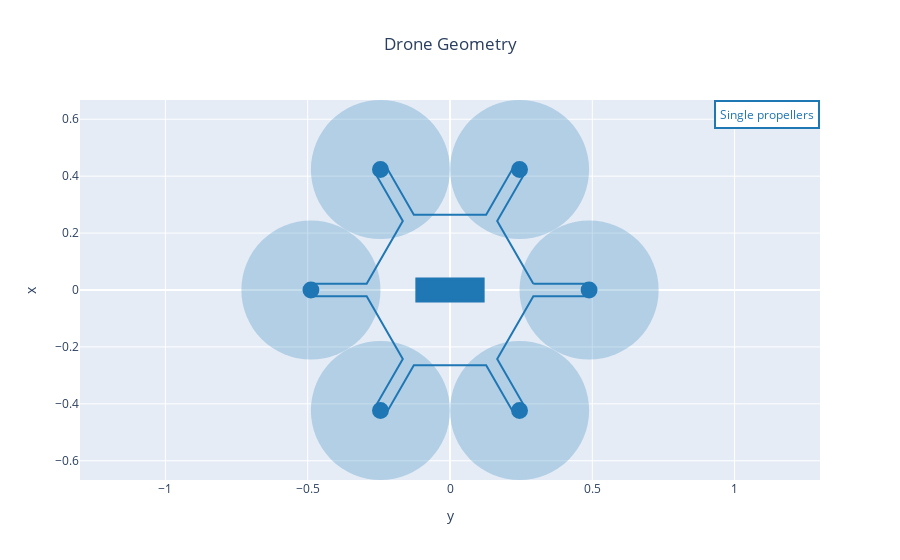

The cell this chart's notebook holds for it:
### Markdown cell above
### 3.1 - Geometry and mass breakdown

### Code cell
fig = multirotor_geometry_plot(DJI_M600_OUTPUT_FILE, name="Drone MDO")
fig.show()

### Figure 1 — Plotly figure (JSON) as saved in the notebook; plotly's stock layout.template omitted (floating-point values rounded to 4 significant figures)
{"data": [{"line": {"color": "rgb(31, 119, 180)"}, "mode": "lines", "name": "Drone MDO", "type": "scatter", "uid": "cc55e180-2717-462e-a7db-144560057f46", "x": [0.2928, 0.4887, 0.4887, 0.2928, 0.1658, 0.2637, 0.225, 0.127, -0.127, -0.225, -0.2637, -0.1658, -0.2928, -0.4887, -0.4887, -0.2928, -0.1658, -0.2637, -0.225, -0.127, 0.127, 0.225, 0.2637, 0.1658, 0.2928], "y": [0.02238, 0.02238, -0.02238, -0.02238, -0.2424, -0.4121, -0.4344, -0.2648, -0.2648, -0.4344, -0.4121, -0.2424, -0.02238, -0.02238, 0.02238, 0.02238, 0.2424, 0.4121, 0.4344, 0.2648, 0.2648, 0.4344, 0.4121, 0.2424, 0.02238]}], "layout": {"annotations": [{"align": "center", "bgcolor": "white", "bordercolor": "rgb(31, 119, 180)", "borderpad": 4, "borderwidth": 2, "font": {"color": "rgb(31, 119, 180)"}, "showarrow": false, "text": "Single propellers", "x": 1, "xanchor": "right", "xref": "paper", "xshift": 0, "y": 1, "yanchor": "top", "yref": "paper", "yshift": 0}], "autosize": true, "shapes": [{"fillcolor": "rgb(31, 119, 180)", "line": {"color": "rgb(31, 119, 180)", "width": 3}, "type": "rect", "x0": -0.1164, "x1": 0.1164, "xref": "x", "y0": -0.03882, "y1": 0.03882, "yref": "y"}, {"fillcolor": "rgb(31, 119, 180)", "line": {"color": "rgb(31, 119, 180)", "width": 3}, "type": "circle", "x0": 0.4643, "x1": 0.5131, "xref": "x", "y0": -0.02439, "y1": 0.02439, "yref": "y"}, {"fillcolor": "rgb(31, 119, 180)", "line": {"color": "rgb(31, 119, 180)", "width": 0}, "opacity": 0.25, "type": "circle", "x0": 0.2444, "x1": 0.7331, "xref": "x", "y0": -0.2444, "y1": 0.2444, "yref": "y"}, {"fillcolor": "rgb(31, 119, 180)", "line": {"color": "rgb(31, 119, 180)", "width": 3}, "type": "circle", "x0": 0.22, "x1": 0.2687, "xref": "x", "y0": -0.4476, "y1": -0.3989, "yref": "y"}, {"fillcolor": "rgb(31, 119, 180)", "line": {"color": "rgb(31, 119, 180)", "width": 0}, "opacity": 0.25, "type": "circle", "x0": 8.327e-17, "x1": 0.4887, "xref": "x", "y0": -0.6676, "y1": -0.1789, "yref": "y"}, {"fillcolor": "rgb(31, 119, 180)", "line": {"color": "rgb(31, 119, 180)", "width": 3}, "type": "circle", "x0": -0.2687, "x1": -0.22, "xref": "x", "y0": -0.4476, "y1": -0.3989, "yref": "y"}, {"fillcolor": "rgb(31, 119, 180)", "line": {"color": "rgb(31, 119, 180)", "width": 0}, "opacity": 0.25, "type": "circle", "x0": -0.4887, "x1": 8.327e-17, "xref": "x", "y0": -0.6676, "y1": -0.1789, "yref": "y"}, {"fillcolor": "rgb(31, 119, 180)", "line": {"color": "rgb(31, 119, 180)", "width": 3}, "type": "circle", "x0": -0.5131, "x1": -0.4643, "xref": "x", "y0": -0.02439, "y1": 0.02439, "yref": "y"}, {"fillcolor": "rgb(31, 119, 180)", "line": {"color": "rgb(31, 119, 180)", "width": 0}, "opacity": 0.25, "type": "circle", "x0": -0.7331, "x1": -0.2444, "xref": "x", "y0": -0.2444, "y1": 0.2444, "yref": "y"}, {"fillcolor": "rgb(31, 119, 180)", "line": {"color": "rgb(31, 119, 180)", "width": 3}, "type": "circle", "x0": -0.2687, "x1": -0.22, "xref": "x", "y0": 0.3989, "y1": 0.4476, "yref": "y"}, {"fillcolor": "rgb(31, 119, 180)", "line": {"color": "rgb(31, 119, 180)", "width": 0}, "opacity": 0.25, "type": "circle", "x0": -0.4887, "x1": -2.498e-16, "xref": "x", "y0": 0.1789, "y1": 0.6676, "yref": "y"}, {"fillcolor": "rgb(31, 119, 180)", "line": {"color": "rgb(31, 119, 180)", "width": 3}, "type": "circle", "x0": 0.22, "x1": 0.2687, "xref": "x", "y0": 0.3989, "y1": 0.4476, "yref": "y"}, {"fillcolor": "rgb(31, 119, 180)", "line": {"color": "rgb(31, 119, 180)", "width": 0}, "opacity": 0.25, "type": "circle", "x0": 8.327e-17, "x1": 0.4887, "xref": "x", "y0": 0.1789, "y1": 0.6676, "yref": "y"}], "title": {"text": "Drone Geometry", "x": 0.5}, "xaxis": {"autorange": true, "domain": [0, 1], "range": [-4.766, 4.766], "title": {"text": "y"}, "type": "linear"}, "yaxis": {"autorange": true, "domain": [0, 1], "range": [-0.6676, 0.6676], "scaleanchor": "x", "scaleratio": 1, "title": {"text": "x"}, "type": "linear"}}}
